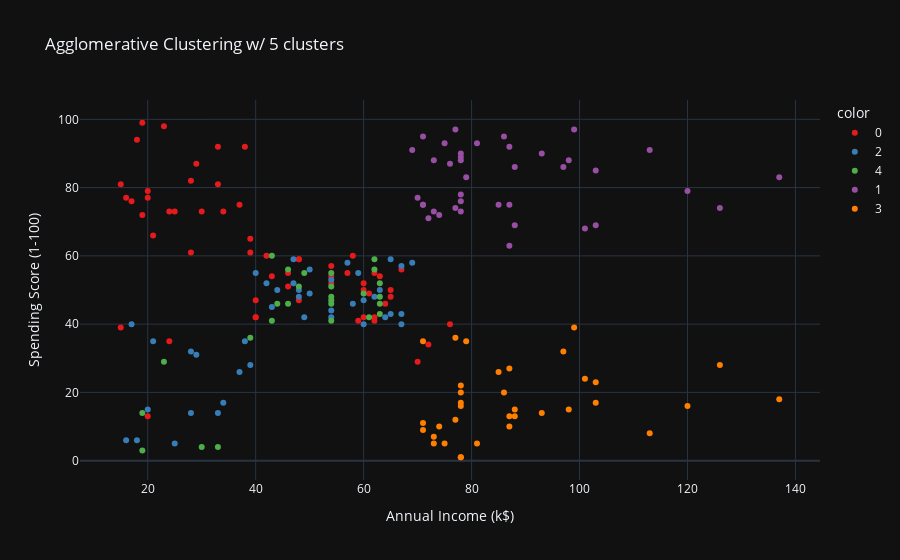

Notebook source saved alongside this figure:
### Markdown cell above
### Agglomerative Clustering

### Code cell
agglom = AgglomerativeClustering(n_clusters=5, metric='euclidean', linkage='ward')
y_agglo = agglom.fit_predict(X_scaled)
data.loc[:, 'Labels'] = y_agglo

# plot
fig = px.scatter(data, x='Annual Income (k$)',
                 y='Spending Score (1-100)',
                 color=data['Labels'].astype(str),
                 title='Agglomerative Clustering w/ 5 clusters',
                 labels={'Labels': 'Cluster'},
                 color_discrete_sequence=px.colors.qualitative.Set1)
iplot(fig)

### Figure 1 — Plotly figure (JSON) as saved in the notebook; plotly's stock layout.template omitted (floating-point values rounded to 4 significant figures)
{"data": [{"hovertemplate": "color=0<br>Annual Income (k$)=%{x}<br>Spending Score (1-100)=%{y}<extra></extra>", "legendgroup": "0", "marker": {"color": "rgb(228,26,28)", "symbol": "circle"}, "mode": "markers", "name": "0", "orientation": "v", "showlegend": true, "x": [15, 15, 16, 17, 18, 19, 19, 20, 20, 20, 21, 23, 24, 24, 25, 28, 28, 29, 30, 33, 33, 34, 37, 38, 39, 39, 40, 40, 40, 42, 43, 46, 46, 48, 48, 48, 54, 54, 54, 57, 58, 59, 60, 60, 60, 61, 62, 62, 62, 63, 64, 65, 65, 67, 70, 72, 76], "xaxis": "x", "y": [39, 81, 77, 76, 94, 72, 99, 77, 13, 79, 66, 98, 35, 73, 73, 82, 61, 87, 73, 92, 81, 73, 75, 92, 61, 65, 47, 42, 42, 60, 54, 51, 55, 59, 59, 47, 54, 52, 57, 55, 60, 41, 42, 52, 50, 49, 41, 55, 42, 54, 46, 48, 50, 56, 29, 34, 40], "yaxis": "y", "type": "scatter"}, {"hovertemplate": "color=2<br>Annual Income (k$)=%{x}<br>Spending Score (1-100)=%{y}<extra></extra>", "legendgroup": "2", "marker": {"color": "rgb(55,126,184)", "symbol": "circle"}, "mode": "markers", "name": "2", "orientation": "v", "showlegend": true, "x": [16, 17, 18, 20, 21, 25, 28, 28, 29, 33, 34, 37, 38, 39, 40, 42, 43, 44, 47, 47, 48, 48, 49, 50, 50, 54, 54, 54, 57, 58, 59, 60, 60, 62, 63, 64, 65, 65, 67, 67, 67, 69], "xaxis": "x", "y": [6, 40, 6, 15, 35, 5, 14, 32, 31, 14, 17, 26, 35, 28, 55, 52, 45, 50, 52, 59, 50, 48, 42, 49, 56, 53, 42, 44, 58, 46, 55, 40, 47, 48, 50, 42, 43, 59, 43, 57, 40, 58], "yaxis": "y", "type": "scatter"}, {"hovertemplate": "color=4<br>Annual Income (k$)=%{x}<br>Spending Score (1-100)=%{y}<extra></extra>", "legendgroup": "4", "marker": {"color": "rgb(77,175,74)", "symbol": "circle"}, "mode": "markers", "name": "4", "orientation": "v", "showlegend": true, "x": [19, 19, 23, 30, 33, 39, 43, 43, 44, 46, 46, 48, 49, 54, 54, 54, 54, 54, 54, 60, 61, 62, 62, 63, 63, 63, 63], "xaxis": "x", "y": [3, 14, 29, 4, 4, 36, 60, 41, 46, 46, 56, 51, 55, 47, 48, 51, 55, 41, 46, 49, 42, 59, 56, 46, 43, 48, 52], "yaxis": "y", "type": "scatter"}, {"hovertemplate": "color=1<br>Annual Income (k$)=%{x}<br>Spending Score (1-100)=%{y}<extra></extra>", "legendgroup": "1", "marker": {"color": "rgb(152,78,163)", "symbol": "circle"}, "mode": "markers", "name": "1", "orientation": "v", "showlegend": true, "x": [69, 70, 71, 71, 71, 72, 73, 73, 74, 75, 76, 77, 77, 78, 78, 78, 78, 78, 78, 79, 81, 85, 86, 87, 87, 87, 88, 88, 93, 97, 98, 99, 101, 103, 103, 113, 120, 126, 137], "xaxis": "x", "y": [91, 77, 95, 75, 75, 71, 88, 73, 72, 93, 87, 97, 74, 90, 88, 76, 89, 78, 73, 83, 93, 75, 95, 63, 75, 92, 86, 69, 90, 86, 88, 97, 68, 85, 69, 91, 79, 74, 83], "yaxis": "y", "type": "scatter"}, {"hovertemplate": "color=3<br>Annual Income (k$)=%{x}<br>Spending Score (1-100)=%{y}<extra></extra>", "legendgroup": "3", "marker": {"color": "rgb(255,127,0)", "symbol": "circle"}, "mode": "markers", "name": "3", "orientation": "v", "showlegend": true, "x": [71, 71, 71, 73, 73, 74, 75, 77, 77, 78, 78, 78, 78, 78, 78, 79, 81, 85, 86, 87, 87, 87, 88, 88, 93, 97, 98, 99, 101, 103, 103, 113, 120, 126, 137], "xaxis": "x", "y": [35, 11, 9, 5, 7, 10, 5, 12, 36, 22, 17, 20, 16, 1, 1, 35, 5, 26, 20, 27, 13, 10, 13, 15, 14, 32, 15, 39, 24, 17, 23, 8, 16, 28, 18], "yaxis": "y", "type": "scatter"}], "layout": {"legend": {"title": {"text": "color"}, "tracegroupgap": 0}, "title": {"text": "Agglomerative Clustering w/ 5 clusters"}, "xaxis": {"anchor": "y", "domain": [0.0, 1.0], "title": {"text": "Annual Income (k$)"}}, "yaxis": {"anchor": "x", "domain": [0.0, 1.0], "title": {"text": "Spending Score (1-100)"}}}}
